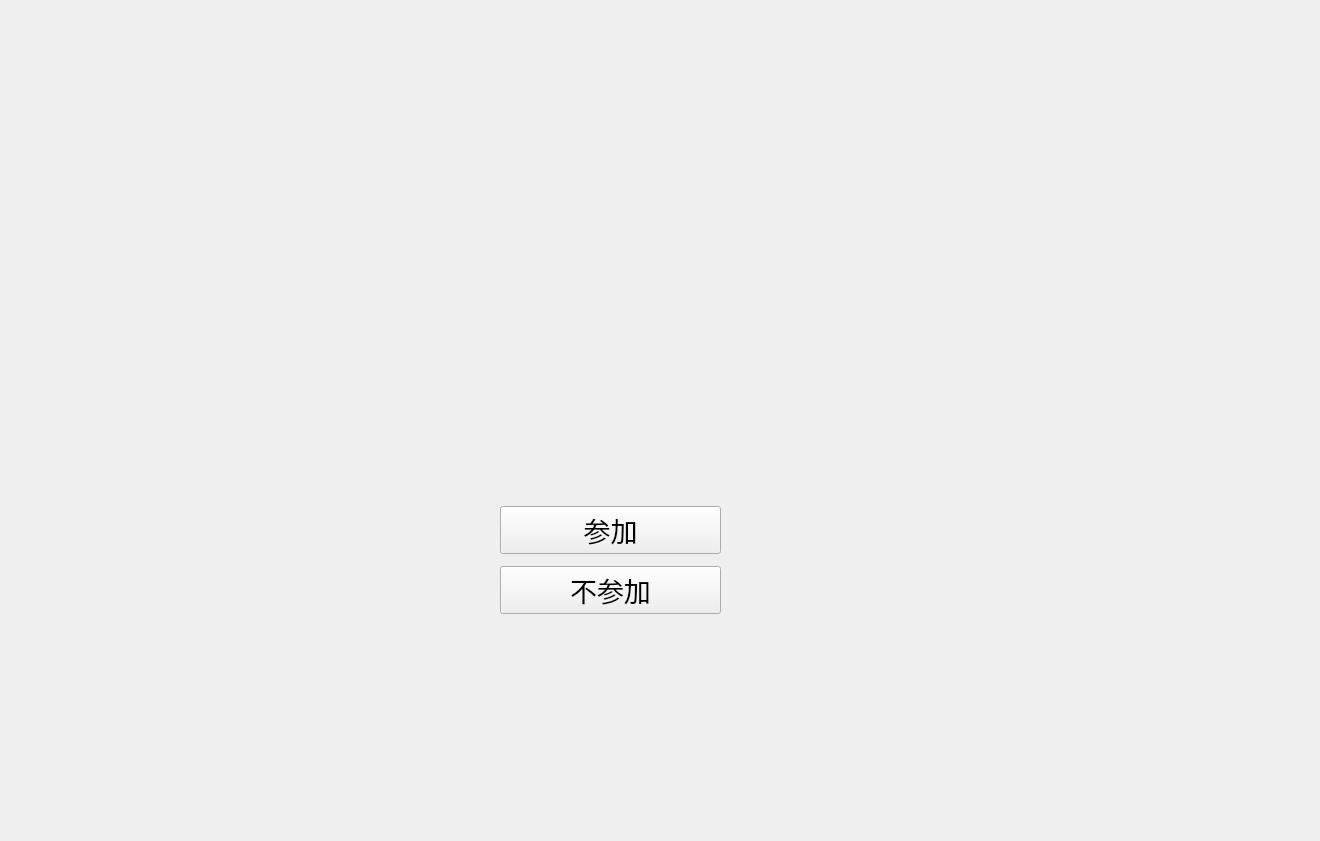
<?xml version="1.0" encoding="UTF-8"?>
<ui version="4.0">
 <class>PPT37</class>
 <widget class="QWidget" name="PPT37">
  <property name="geometry">
   <rect>
    <x>0</x>
    <y>0</y>
    <width>1320</width>
    <height>841</height>
   </rect>
  </property>
  <property name="windowTitle">
   <string>Form</string>
  </property>
  <widget class="QWidget" name="">
   <property name="geometry">
    <rect>
     <x>500</x>
     <y>500</y>
     <width>221</width>
     <height>121</height>
    </rect>
   </property>
   <layout class="QVBoxLayout" name="verticalLayout">
    <item>
     <widget class="QPushButton" name="pushButton">
      <property name="font">
       <font>
        <family>AcadEref</family>
        <pointsize>20</pointsize>
        <weight>50</weight>
        <bold>false</bold>
       </font>
      </property>
      <property name="text">
       <string>参加</string>
      </property>
     </widget>
    </item>
    <item>
     <widget class="QPushButton" name="pushButton_2">
      <property name="font">
       <font>
        <family>AcadEref</family>
        <pointsize>20</pointsize>
        <weight>50</weight>
        <bold>false</bold>
       </font>
      </property>
      <property name="text">
       <string>不参加</string>
      </property>
     </widget>
    </item>
   </layout>
  </widget>
 </widget>
 <resources/>
 <connections/>
</ui>
